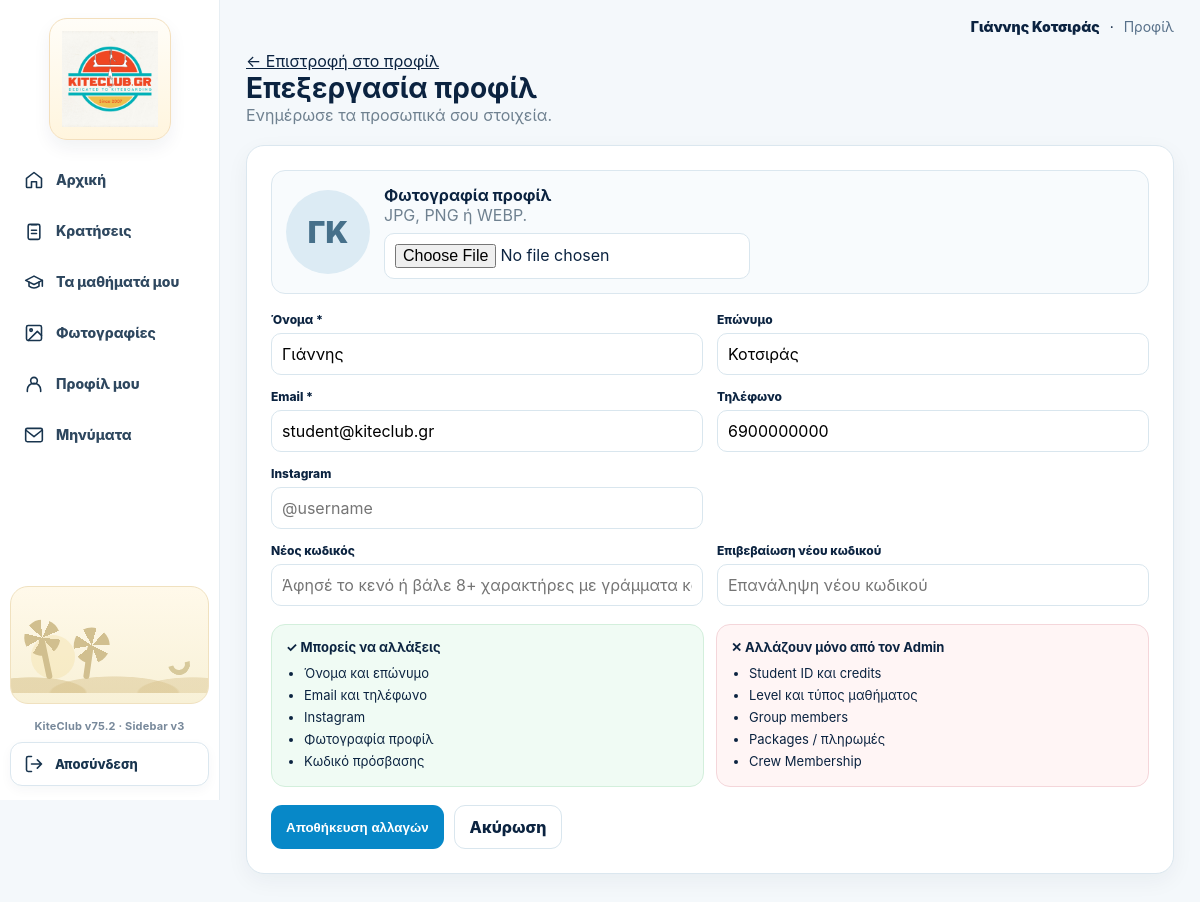
The app's page /student/profile/edit (signed in) with its own data.
### tables this page shows
CREATE TABLE users(
      id INTEGER PRIMARY KEY, name TEXT, email TEXT UNIQUE, phone TEXT,
      role TEXT NOT NULL, password_hash TEXT NOT NULL, active INTEGER DEFAULT 1
    , profile_photo TEXT, surname TEXT, instagram TEXT);

### app.py (the view, shortened to what this page needs)
@app.route("/student/profile/edit", methods=["GET","POST"])
def student_profile_edit():
    u=current_user()
    if not u or u["role"]!="student":
        return redirect(url_for("login"))
    if request.method=="GET":
        con=db()
        st=con.execute("""SELECT s.*,u.name,u.surname,u.email,u.phone,u.instagram,u.profile_photo FROM students s JOIN users u ON u.id=s.user_id WHERE s.user_id=?""",(u["id"],)).fetchone()
        con.close()
        if not st:
            flash("Δεν βρέθηκε το προφίλ μαθητή.")
            return redirect(url_for("student_profile"))
        return render_template("student_profile_edit.html",student=st)

### app.py (called while the page is built)
def csrf_token():
    if "_csrf_token" not in session:
        session["_csrf_token"] = secrets.token_urlsafe(32)
    return session["_csrf_token"]

@app.before_request
def enforce_csrf():
    if request.method in ("POST", "PUT", "PATCH", "DELETE"):
        supplied = request.form.get("_csrf_token") or request.headers.get("X-CSRF-Token", "")
        expected = session.get("_csrf_token", "")
        if not supplied or not expected or not hmac.compare_digest(supplied, expected):
            abort(400, description="Invalid or missing security token. Refresh the page and try again.")

@app.after_request
def security_headers(response):
    response.headers["X-Content-Type-Options"] = "nosniff"
    response.headers["Referrer-Policy"] = "strict-origin-when-cross-origin"
    response.headers["X-Frame-Options"] = "DENY"
    response.headers["Permissions-Policy"] = "camera=(), microphone=(), geolocation=()"
    response.headers["Cache-Control"] = "no-store" if session.get("uid") else "no-cache"
    if request.is_secure:
        response.headers["Strict-Transport-Security"] = "max-age=31536000; includeSubDomains"
    return response

def db():
    con = sqlite3.connect(DB, timeout=15)
    con.execute("PRAGMA busy_timeout=15000")
    con.row_factory = sqlite3.Row
    return con

def current_user():
    if not session.get("uid"): return None
    con=db()
    u=con.execute("SELECT * FROM users WHERE id=?",(session["uid"],)).fetchone()
    con.close()
    if u and not u["active"]:
        session.clear()
        return None
    if u:
        session["role"]=u["role"]
        session.permanent=True
    return u

@app.context_processor
def inject():
    me=current_user()
    unread=0
    if me:
        con=db()
        unread=con.execute("SELECT COUNT(*) n FROM messages WHERE recipient_id=? AND read_at IS NULL",(me["id"],)).fetchone()["n"]
        con.close()
    return {"me": me, "message_unread_count": unread, "booking_state_meta": booking_state_meta}

### templates/student_profile_edit.html (shortened to what this page needs)
{% extends "base.html" %}{% block content %}
<link rel="stylesheet" href="{{ url_for('static', filename='student-portal.css') }}">
<link rel="stylesheet" href="{{url_for('static',filename='role-sidebar-v3.css')}}?v=3">
<div class="student-portal-shell">
  {% set student_nav='profile' %}{% include '_student_portal_sidebar.html' %}
  <main class="student-portal-main">
    <div class="student-portal-top"><strong>{{student.name}}{% if student.surname %} {{student.surname}}{% endif %}</strong> · <a href="{{url_for('student_profile')}}">Προφίλ</a></div>
    <div class="student-portal-content">
      <div class="edit-page">
        <div class="edit-head"><div><a href="{{url_for('student_profile')}}">← Επιστροφή στο προφίλ</a><h1>Επεξεργασία προφίλ</h1><div class="muted">Ενημέρωσε τα προσωπικά σου στοιχεία.</div></div></div>
        <form class="edit-card" action="{{url_for('student_profile_edit')}}" method="post" enctype="multipart/form-data"><input type="hidden" name="_csrf_token" value="{{ csrf_token() }}">
          <div class="photo-preview">
            <div class="avatar">{% if student.profile_photo %}<img src="{{url_for('static',filename=student.profile_photo)}}" alt="{{student.name}}">{% else %}{{student.name[:1]}}{{student.surname[:1] if student.surname else ''}}{% endif %}</div>
            <div><b>Φωτογραφία προφίλ</b><div class="muted">JPG, PNG ή WEBP.</div><input type="file" name="profile_photo" accept="image/jpeg,image/png,image/webp" style="margin-top:8px"></div>
          </div>
          <div class="edit-grid" style="margin-top:18px">
            <div class="field"><label>Όνομα *</label><input name="name" value="{{student.name}}" required></div>
            <div class="field"><label>Επώνυμο</label><input name="surname" value="{{student.surname or ''}}"></div>
            <div class="field"><label>Email *</label><input type="email" name="email" value="{{student.email}}" required></div>
            <div class="field"><label>Τηλέφωνο</label><input name="phone" value="{{student.phone or ''}}"></div>
            <div class="field"><label>Instagram</label><input name="instagram" value="{{student.instagram or ''}}" placeholder="@username"></div>
            <div></div>
            <div class="field"><label>Νέος κωδικός</label><input type="password" name="new_password" autocomplete="new-password" placeholder="Άφησέ το κενό ή βάλε 8+ χαρακτήρες με γράμματα και αριθμούς"></div>
            <div class="field"><label>Επιβεβαίωση νέου κωδικού</label><input type="password" name="confirm_password" autocomplete="new-password" placeholder="Επανάληψη νέου κωδικού"></div>
          </div>
          <div class="edit-help">
            <div class="help-box"><b>✓ Μπορείς να αλλάξεις</b><ul><li>Όνομα και επώνυμο</li><li>Email και τηλέφωνο</li><li>Instagram</li><li>Φωτογραφία προφίλ</li><li>Κωδικό πρόσβασης</li></ul></div>
            <div class="help-box locked"><b>✕ Αλλάζουν μόνο από τον Admin</b><ul><li>Student ID και credits</li><li>Level και τύπος μαθήματος</li><li>Group members</li><li>Packages / πληρωμές</li><li>Crew Membership</li></ul></div>
          </div>
          <div class="actions"><button class="btn" type="submit">Αποθήκευση αλλαγών</button><a class="btn alt" href="{{url_for('student_profile')}}">Ακύρωση</a></div>
        </form>
      </div>
    </div>
  </main>
</div>
{% endblock %}

### static/student-portal.css (style rules this page uses)
:root { --sp-navy:#0a2742;--sp-orange:#ff6236;--sp-orange2:#ff8450;--sp-blue:#1494dc;--sp-line:#dbe7ef;--sp-soft:#f4f8fb;--sp-text:#0b2340;--sp-muted:#6f8190;--sp-green:#0b9a5b;--sp-cream:#fffaf0;--sp-card:#ffffff }
body.student-portal-body { background:var(--sp-soft) }
.student-portal-shell { min-height:100vh;display:grid;grid-template-columns:220px minmax(0,1fr) }
.student-portal-main { min-width:0;padding:18px 26px 44px }
.student-portal-top { max-width:1300px;margin:0 auto 16px;display:flex;justify-content:flex-end;align-items:center;gap:10px;color:var(--sp-text);font-size:14px }
.student-portal-top strong { font-weight:900 }
.student-portal-top a { text-decoration:none;color:#577089 }
.student-portal-content { max-width:1300px;margin:0 auto }

### templates/base.html (style rules this page uses)
:root { --n:#0b2340;--b:#0788c8;--bg:#f3f8fb;--g:#dff7e8;--gt:#0c7c46;--r:#ffe3e6;--rt:#bd3541;--o:#fff0d6;--ot:#a86100;--l:#d9e6ee;--m:#6f8190 }
* { box-sizing:border-box }
body { margin:0;background:var(--bg);color:var(--n);font-family:Inter,system-ui,-apple-system,Segoe UI,sans-serif }
a { color:inherit }
h1 { font-size:28px;margin:0 0 6px }
.muted { color:var(--m) }
.btn { border:0;border-radius:11px;padding:11px 15px;font-weight:800;cursor:pointer;background:var(--b);color:#fff;text-decoration:none;display:inline-block }
.btn.alt { background:#fff;color:var(--n);border:1px solid var(--l) }
input,select { padding:10px;border:1px solid var(--l);border-radius:10px;background:#fff;font:inherit }

### templates/student_profile_edit.html (style rules this page uses)
.edit-page { max-width:980px;margin:0 auto }
.edit-card { background:#fff;border:1px solid var(--sp-line);border-radius:18px;padding:24px;box-shadow:0 7px 22px rgba(7,36,63,.05) }
.edit-head { display:flex;justify-content:space-between;align-items:center;gap:12px;margin-bottom:20px }
.edit-head h1 { margin:0 }
.edit-grid { display:grid;grid-template-columns:1fr 1fr;gap:14px }
.field label { display:block;font-size:12px;font-weight:850;margin-bottom:6px }
.field input { width:100% }
.photo-preview { display:flex;align-items:center;gap:14px;padding:14px;border:1px solid var(--sp-line);border-radius:14px;background:#f8fbfd }
.photo-preview .avatar { width:84px;height:84px;border-radius:50%;overflow:hidden;background:#dcebf4;display:flex;align-items:center;justify-content:center;font-size:30px;font-weight:900;color:#46708a }
.edit-help { display:grid;grid-template-columns:1fr 1fr;gap:12px;margin-top:18px }
.help-box { border-radius:14px;padding:14px;background:#f0fbf4;border:1px solid #d3efdc;font-size:13px }
.help-box.locked { background:#fff5f5;border-color:#f4d6da }
.help-box b { display:block;margin-bottom:7px }
.help-box ul { margin:0;padding-left:18px;line-height:1.7 }
.actions { display:flex;gap:10px;margin-top:18px;flex-wrap:wrap }

### records on screen
users: name "Γιάννης", surname "Κοτσιράς", name "Γ", surname "Κ", email "student@kiteclub.gr", phone "6900000000"
